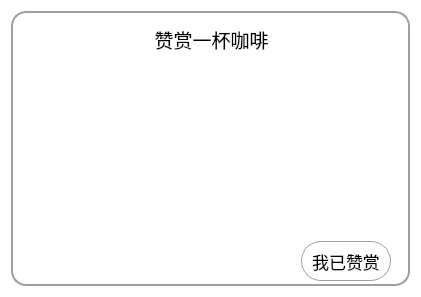
<?xml version="1.0" encoding="UTF-8"?>
<ui version="4.0">
 <class>PatronPage</class>
 <widget class="QWidget" name="PatronPage">
  <property name="geometry">
   <rect>
    <x>0</x>
    <y>0</y>
    <width>421</width>
    <height>297</height>
   </rect>
  </property>
  <property name="windowTitle">
   <string>Form</string>
  </property>
  <property name="styleSheet">
   <string notr="true">background-color: rgb(255, 255, 255);</string>
  </property>
  <layout class="QVBoxLayout" name="verticalLayout_2">
   <item>
    <widget class="QGroupBox" name="groupBox">
     <property name="styleSheet">
      <string notr="true">QGroupBox {
border-style: solid;
border-width: 2px;
border-color: #a39e9e;
border-radius: 15px;
}</string>
     </property>
     <property name="title">
      <string/>
     </property>
     <widget class="QWidget" name="layoutWidget">
      <property name="geometry">
       <rect>
        <x>10</x>
        <y>10</y>
        <width>381</width>
        <height>211</height>
       </rect>
      </property>
      <layout class="QVBoxLayout" name="verticalLayout">
       <item>
        <widget class="QLabel" name="tittle">
         <property name="font">
          <font>
           <family>楷体</family>
           <pointsize>14</pointsize>
          </font>
         </property>
         <property name="text">
          <string>赞赏一杯咖啡</string>
         </property>
         <property name="alignment">
          <set>Qt::AlignCenter</set>
         </property>
        </widget>
       </item>
       <item>
        <layout class="QHBoxLayout" name="horizontalLayout">
         <item>
          <widget class="QLabel" name="wechat">
           <property name="minimumSize">
            <size>
             <width>108</width>
             <height>168</height>
            </size>
           </property>
           <property name="maximumSize">
            <size>
             <width>108</width>
             <height>168</height>
            </size>
           </property>
           <property name="styleSheet">
            <string notr="true"/>
           </property>
           <property name="text">
            <string/>
           </property>
           <property name="scaledContents">
            <bool>false</bool>
           </property>
          </widget>
         </item>
         <item>
          <widget class="QLabel" name="alipay">
           <property name="minimumSize">
            <size>
             <width>111</width>
             <height>153</height>
            </size>
           </property>
           <property name="maximumSize">
            <size>
             <width>111</width>
             <height>153</height>
            </size>
           </property>
           <property name="styleSheet">
            <string notr="true"/>
           </property>
           <property name="text">
            <string/>
           </property>
          </widget>
         </item>
        </layout>
       </item>
      </layout>
     </widget>
     <widget class="QPushButton" name="okButton">
      <property name="geometry">
       <rect>
        <x>290</x>
        <y>230</y>
        <width>90</width>
        <height>40</height>
       </rect>
      </property>
      <property name="minimumSize">
       <size>
        <width>90</width>
        <height>40</height>
       </size>
      </property>
      <property name="maximumSize">
       <size>
        <width>90</width>
        <height>40</height>
       </size>
      </property>
      <property name="layoutDirection">
       <enum>Qt::LeftToRight</enum>
      </property>
      <property name="styleSheet">
       <string notr="true">QPushButton {
    font-family: &quot;楷体&quot;;
    font-size: 17px;
    color: #000000;

    border-style: solid;
    border-width: 1px;
    border-color: #a39e9e;
    border-radius: 20px;

    background-color: #ffffff;
}
QPushButton:hover{
	color: #ffffff;
    background-color: #005792;
}
QPushButton:pressed{
	color: #ffffff;
    background-color: #13334c;
}</string>
      </property>
      <property name="text">
       <string>我已赞赏</string>
      </property>
     </widget>
    </widget>
   </item>
  </layout>
 </widget>
 <resources/>
 <connections/>
</ui>
